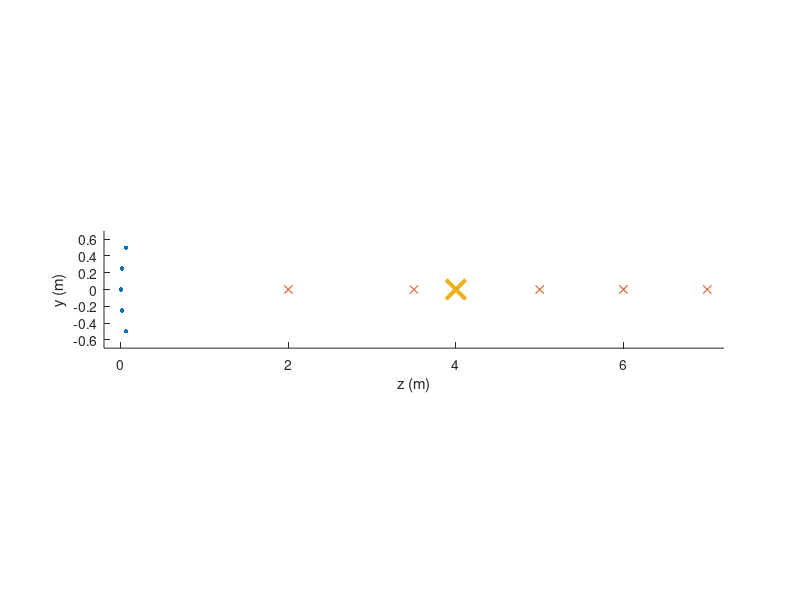

This chart was generated by the following MATLAB code: (Note: this script raises an error after producing the figure.)
%% Bias of formulation II


% Array
M1 = 25;

[ya1, za1] = meshgrid(linspace(-0.5, 0.5, sqrt(M1)), linspace(-0.5, 0.5, sqrt(M1)));

% z coordinate of the unbiased source
XS0 = 4;

% z coordinates of the sources
XX = [2 3.5 4 5 6 7];

% z coordinates of the microphones
xx0 = (XS0 - sqrt(XS0^2 - 4 * (ya1(:).^2 + za1(:).^2)))/2;

Array = [xx0 , ya1(:), za1(:)];
    
%% Geometry, array and sources
figure

ya1 = linspace(-0.5, 0.5, sqrt(M1))';
xxa0 = (XS0 - sqrt(XS0^2 - 4 * (ya1(:).^2)))/2;

scatter(xxa0, ya1, 10, 'ok', 'filled')
hold on
scatter(XX, XX*0, 'xk')
scatter(XS0, 0, 200, 'xk', 'linewidth', 3)
axis image

xlim([-0.2, 7.2])
ylim([-0.7, 0.7])
xlabel('z (m)')
ylabel('y (m)')

%%
    
X00 = [0,0,0];
 
SNR = 0;
KK = 15:1:50;

He = KK * sqrt(2)/2/pi;



Z1= zeros(length(KK), 2);
Z2 = zeros(length(KK), 2);
Z3 = zeros(length(KK), 2);
Z4 = zeros(length(KK), 2);

bias1 = zeros(length(KK), length(XX));
bias2 = zeros(length(KK), length(XX));
bias3 = zeros(length(KK), length(XX));
bias4 = zeros(length(KK), length(XX));
biasest = zeros(length(KK), length(XX));


for narray = 1:length(XX)
    

for nk = 1:length(KK)

    XS = [XX(narray),0,0];

    
    X0 =X00;
    k = KK(nk);

a = dictionary(Array, XS, k);

a0 = dictionary(X0, XS, k);

sigs0 = a;


sigs = sigs0;

funB1  = @(x) - objB1cond([x 0], Array, X0, sigs, k);
funB2  = @(x) - objB2cond([x 0], Array, X0, sigs, k);
funB3  = @(x) - objB3cond([x 0], Array, X0, sigs, k);
funB4  = @(x) - objB4cond([x 0], Array, X0, sigs, k);

[Z1(nk, :), P1] = fminunc(funB1, XS(1:2));
[Z2(nk, :), P2] = fminunc(funB2, XS(1:2));
[Z3(nk, :), P3] = fminunc(funB3, XS(1:2));
[Z4(nk, :), P4] = fminunc(funB4, XS(1:2));


% approximated bias
Deltai = Array(:, 1) - XX(narray);
Delta0 =  - XX(narray);
Ri = sqrt( (Array(:, 1) - XX(narray)).^2 + Array(:, 2).^2 + Array(:, 3).^2);
R0 = XX(narray);

dd = - 2 * sum (Deltai./Ri.^2 - Delta0./R0.^2) / M1;
dd2 =  (sum(Deltai./Ri).^2/M1 - sum((Deltai./Ri).^2)) * k^2 / M1 * 2; 

biasest(nk, narray) = - dd/dd2;

end

bias1(:, narray) = Z1(:, 1) - XX(narray);
bias2(:, narray) = Z2(:, 1) - XX(narray);
bias3(:, narray) = Z3(:, 1) - XX(narray);
bias4(:, narray) = Z4(:, 1) - XX(narray);


end
%%
figure
hold on
plot(He, fliplr(bias2), 'linewidth', 2)
set(gca,'ColorOrderIndex',1)

plot(He, fliplr(biasest))

xlabel('He')
ylabel('bias (m)')

xlim([min(He) max(He)])
ylim([-0.3 0.5])


legend(compose("z_s = %.1f", fliplr(XX)))
